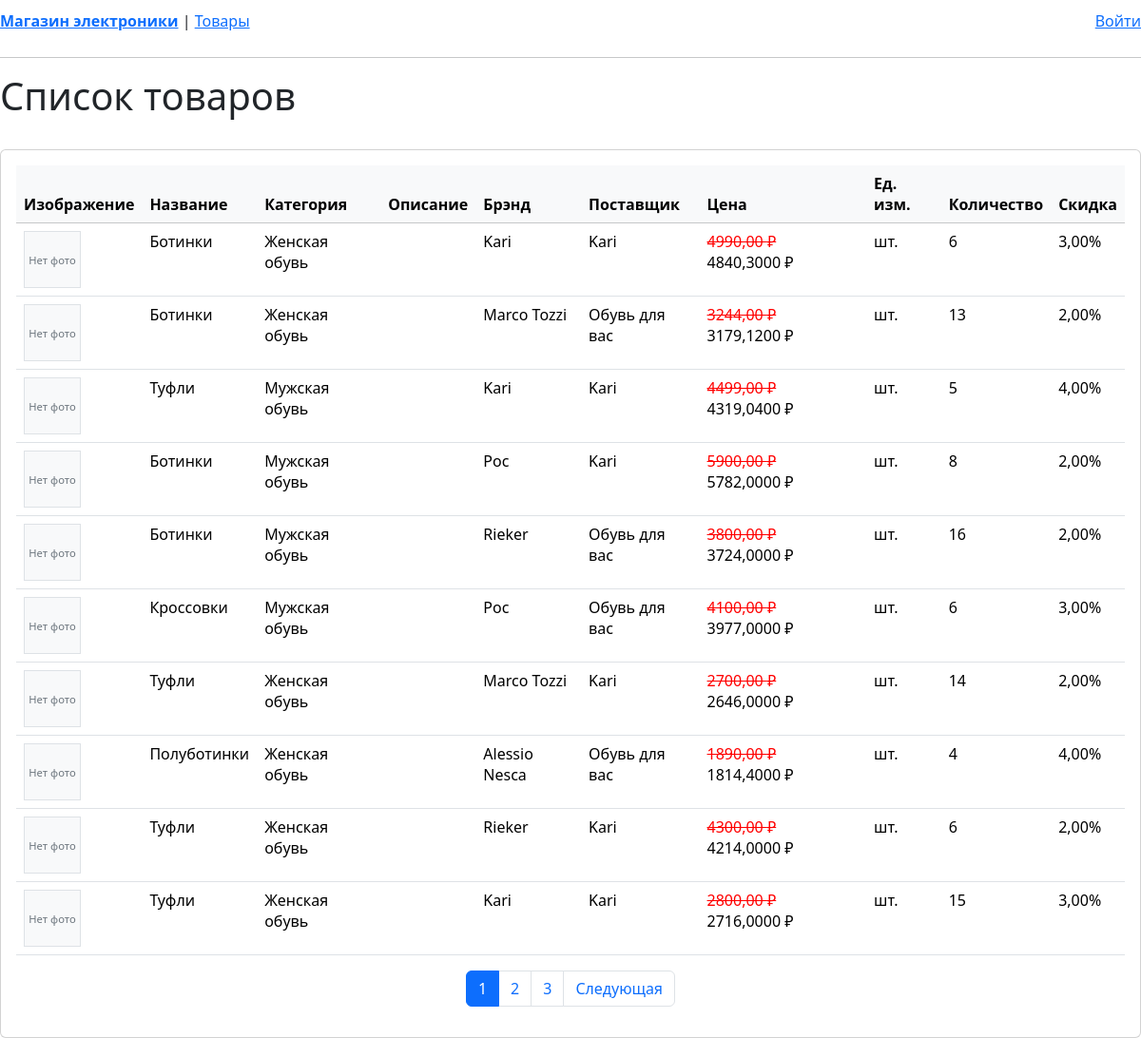
Screenshot of /products/ with the database file from the repository.
### products/models.py (models this page shows, shortened)
class Product(models.Model):
    sku = models.CharField("Артикул", max_length=100, unique=True, null=True, blank=True)
    name = models.CharField(max_length=200, verbose_name="Название товара")
    category = models.ForeignKey(Category, on_delete=models.CASCADE, verbose_name="Категория")
    description = models.TextField(blank=True, verbose_name="Описание")
    brand = models.ForeignKey(Brand, on_delete=models.CASCADE, verbose_name="Бренд")
    supplier = models.ForeignKey(Supplier, on_delete=models.CASCADE, verbose_name="Поставщик")
    price = models.DecimalField(
        max_digits=10,
        decimal_places=2,
        validators=[MinValueValidator(Decimal('0.00'))],
        verbose_name="Цена"
    )
    unit = models.ForeignKey(Unit, on_delete=models.CASCADE, verbose_name="Единица измерения")
    quantity = models.IntegerField(
        default=0,
        validators=[MinValueValidator(0)],
        verbose_name="Количество на складе"
    )
    discount = models.DecimalField(
        max_digits=5,
        decimal_places=2,
        default=0.00,
        validators=[MinValueValidator(Decimal('0.00'))],
        verbose_name="Скидка (%)"
    )
    image = models.ImageField(
        upload_to='products/',
        blank=True,
        null=True,
        verbose_name="Изображение товара"
    )
    class Meta:
        verbose_name = "Товар"
        verbose_name_plural = "Товары"
        ordering = ['name']
    @property
    def final_price(self):
        if self.discount > 0:
            return self.price * (1 - self.discount / 100)
        return self.price

class Category(models.Model):
    name = models.CharField(max_length=100, unique=True, verbose_name="Название категории")
    class Meta:
        verbose_name = "Категория"
        verbose_name_plural = "Категории"
        ordering = ['name']

class Brand(models.Model):
    name = models.CharField(max_length=100, unique=True, verbose_name="Название бренда")
    class Meta:
        verbose_name = "Бренд"
        verbose_name_plural = "Бренды"
        ordering = ['name']

class Supplier(models.Model):
    name = models.CharField(max_length=100, unique=True, verbose_name="Название поставщика")
    class Meta:
        verbose_name = "Поставщик"
        verbose_name_plural = "Поставщики"
        ordering = ['name']

class Unit(models.Model):
    name = models.CharField(max_length=50, unique=True, verbose_name="Единица измерения")
    abbreviation = models.CharField(max_length=10, blank=True, verbose_name="Сокращение")
    class Meta:
        verbose_name = "Единица измерения"
        verbose_name_plural = "Единицы измерения"
        ordering = ['name']

### products/views.py (the view)
# urls.py: path('', views.product_list, name='product_list'),
def product_list(request):
    user_role = get_user_role(request.user) if request.user.is_authenticated else 'guest'
    search_query = ''
    supplier_filter = ''
    sort_by = ''
    suppliers = Supplier.objects.all()  # чтобы шаблон мог строить выпадашку
    products = Product.objects.select_related('category', 'brand', 'supplier', 'unit')
    if user_role in ['manager', 'admin']:
        search_query = request.GET.get('search', '').strip()
        if search_query:
            products = products.filter(
                Q(name__icontains=search_query) |
                Q(description__icontains=search_query) |
                Q(category__name__icontains=search_query) |
                Q(brand__name__icontains=search_query) |
                Q(supplier__name__icontains=search_query)
            )
        supplier_filter = request.GET.get('supplier', '').strip()
        if supplier_filter:
            products = products.filter(supplier__id=supplier_filter)
        sort_by = request.GET.get('sort', '').strip()
        if sort_by == 'quantity_asc':
            products = products.order_by('quantity')
        elif sort_by == 'quantity_desc':
            products = products.order_by('-quantity')
        else:
            products = products.order_by('id')
            sort_by = ''
    else:
        products = products.order_by('id')
    paginator = Paginator(products, 10)
    page_number = request.GET.get('page')
    page_obj = paginator.get_page(page_number)
    context = {
        'page_obj': page_obj,
        'user_role': user_role,
        'suppliers': suppliers,
        'search_query': search_query,
        'supplier_filter': supplier_filter,
        'sort_by': sort_by,
    }
    return render(request, 'products/product_list.html', context)

### accounts/context_processors.py (called while the page is built)
def role_flags(request):
    user = request.user
    is_manager = False
    if user.is_authenticated:
        is_manager = user.groups.filter(name="Менеджеры").exists()
    return {"is_manager": is_manager}

### templates/products/product_list.html (shortened to what this page needs)
{% extends 'base/base.html' %}
{% block content %}
<div class="d-flex justify-content-between align-items-center mb-4">
    <h1> Список товаров</h1>
</div>
<div class="card">
    <div class="card-body">
        {% if page_obj %}
        <div class="table-responsive">
            <table class="table table-hover">
                <thead class="table-light">
                    <tr>
                        <th>Изображение</th>
                        <th>Название</th>
                        <th>Категория</th>
                        <th>Описание</th>
                        <th>Брэнд</th>
                        <th>Поставщик</th>
                        <th>Цена</th>
                        <th>Ед. изм.</th>
                        <th>Количество</th>
                        <th>Скидка</th>
                    </tr>
                </thead>
                <tbody>
                    {% for product in page_obj %}
                    <tr class="product-row {% if product.quantity == 0 %}row-out-of-stock{% elif product.discount > 15 %}row-discount-15{% endif %}">
                        <td>
                            {% if product.image %}
                            <img src="{{ product.image.url }}" alt="{{ product.name }}"
                                style="max-width: 60px; max-height: 60px; object-fit: cover;">
                            {% else %}
                            <div style="width: 60px; height: 60px; background-color: #f8f9fa;
                                                    border: 1px solid #dee2e6; display: flex; align-items: center;
                                                    justify-content: center; font-size: 0.7em; color: #6c757d;">
                                Нет фото
                            </div>
                            {% endif %}
                        </td>
                        <td>{{ product.name }}</td>
                        <td>{{ product.category.name }}</td>
                        <td>
                        </td>
                        <td>{{ product.brand.name }}</td>
                        <td>{{ product.supplier.name }}</td>
                        <td>
                            {% if product.discount > 0 %}
                                <span class="old-price">{{ product.price }} ₽</span>
                                <span>{{ product.final_price }} ₽</span>
                            {% else %}
                                {{ product.price }} ₽
                            {% endif %}
                        </td>
                        <td>{{ product.unit.name }}</td>
                        <td>{{ product.quantity }}</td>
                        <td>{{ product.discount }}%</td>
                    </tr>
                    {% endfor %}
                </tbody>
            </table>
        </div>
        {% if page_obj.has_other_pages %}
        <nav aria-label="Пагинация товаров">
            <ul class="pagination justify-content-center">
                {% for num in page_obj.paginator.page_range %}
                {% if page_obj.number == num %}
                <li class="page-item active">
                    <span class="page-link">{{ num }}</span>
                </li>
                {% elif num > page_obj.number|add:'-3' and num < page_obj.number|add:'3' %} <li class="page-item">
                    <a class="page-link"
                        href="?page={{ num }}{% if search_query %}&search={{ search_query }}{% endif %}{% if supplier_filter %}&supplier={{ supplier_filter }}{% endif %}{% if sort_by %}&sort={{ sort_by }}{% endif %}">
                        {{ num }}
                    </a>
                    </li>
                    {% endif %}
                    {% endfor %}
                    {% if page_obj.has_next %}
                    <li class="page-item">
                        <a class="page-link"
                            href="?page={{ page_obj.next_page_number }}">
                            Следующая
                        </a>
                    </li>
                    {% endif %}
            </ul>
        </nav>
        {% endif %}
        {% else %}
        <div class="text-center py-5">
            <i class="bi bi-inbox-fill text-muted" style="font-size: 3rem;"></i>
            <h4 class="text-muted mt-3">Товары не найдены</h4>
            <p class="text-muted">Попробуйте изменить параметры поиска или фильтрации.</p>
        </div>
        {% endif %}
    </div>
</div>
{% endblock %}

### templates/products/product_list.html (style rules this page uses)
.old-price { color: red; text-decoration: line-through; margin-right: 6px; }

### rows the page displays
Product: image "Нет фото", name "Ботинки", category.name "Женская обувь", brand.name "Kari", supplier.name "Kari", price "4990,00", final_price "4840,3000", unit.name "шт.", quantity "6", discount "3,00"
Product: image "Нет фото", name "Ботинки", category.name "Женская обувь", brand.name "Marco Tozzi", supplier.name "Обувь для вас", price "3244,00", final_price "3179,1200", unit.name "шт.", quantity "13", discount "2,00"
Product: image "Нет фото", name "Туфли", category.name "Мужская обувь", brand.name "Kari", supplier.name "Kari", price "4499,00", final_price "4319,0400", unit.name "шт.", quantity "5", discount "4,00"
Product: image "Нет фото", name "Ботинки", category.name "Мужская обувь", brand.name "Рос", supplier.name "Kari", price "5900,00", final_price "5782,0000", unit.name "шт.", quantity "8", discount "2,00"
Product: image "Нет фото", name "Ботинки", category.name "Мужская обувь", brand.name "Rieker", supplier.name "Обувь для вас", price "3800,00", final_price "3724,0000", unit.name "шт.", quantity "16", discount "2,00"
Product: image "Нет фото", name "Кроссовки", category.name "Мужская обувь", brand.name "Рос", supplier.name "Обувь для вас", price "4100,00", final_price "3977,0000", unit.name "шт.", quantity "6", discount "3,00"
Product: image "Нет фото", name "Туфли", category.name "Женская обувь", brand.name "Marco Tozzi", supplier.name "Kari", price "2700,00", final_price "2646,0000", unit.name "шт.", quantity "14", discount "2,00"
Product: image "Нет фото", name "Полуботинки", category.name "Женская обувь", brand.name "Alessio Nesca", supplier.name "Обувь для вас", price "1890,00", final_price "1814,4000", unit.name "шт.", quantity "4", discount "4,00"
Product: image "Нет фото", name "Туфли", category.name "Женская обувь", brand.name "Rieker", supplier.name "Kari", price "4300,00", final_price "4214,0000", unit.name "шт.", quantity "6", discount "2,00"
Product: image "Нет фото", name "Туфли", category.name "Женская обувь", brand.name "Kari", supplier.name "Kari", price "2800,00", final_price "2716,0000", unit.name "шт.", quantity "15", discount "3,00"

### other values shown
{{ num }} "1"
{{ num }} "2" "3"
